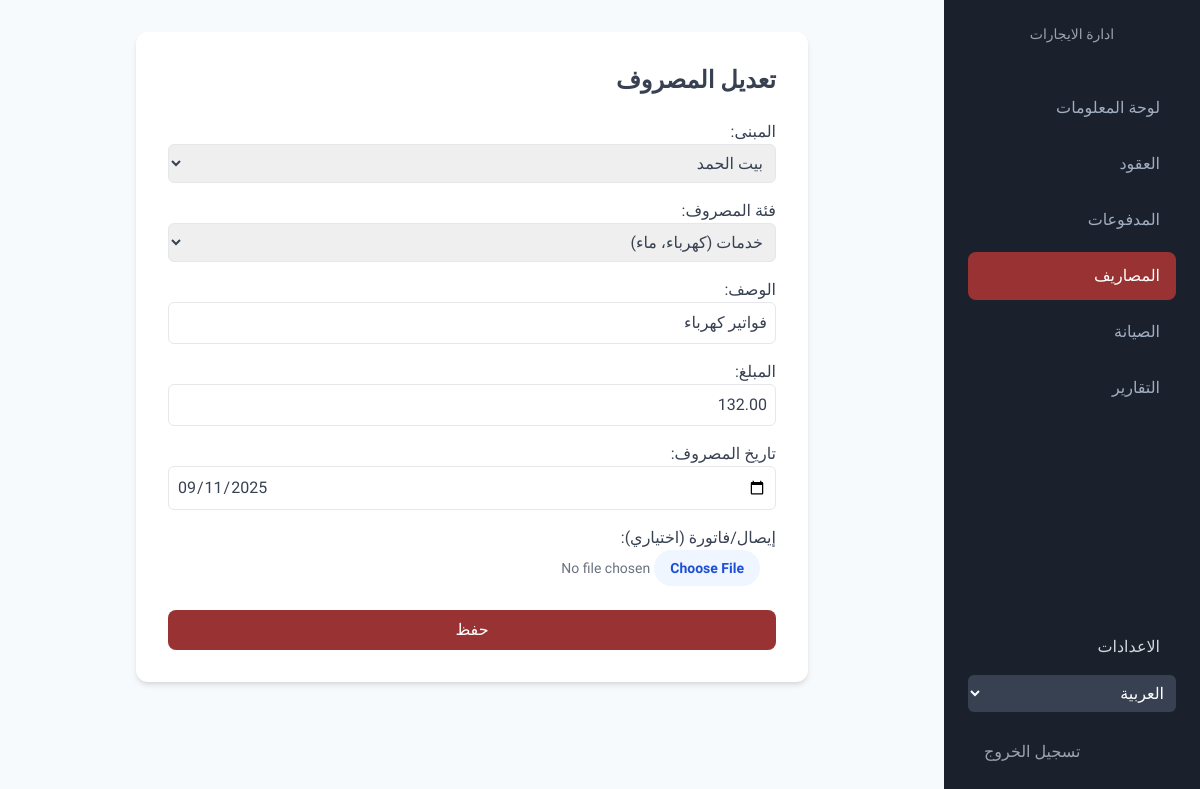
Page /ar/dashboard/expenses/1/edit/ (signed in) on the committed database.
### dashboard/models.py (models this page shows, shortened)
class Expense(models.Model):
    EXPENSE_CATEGORY_CHOICES = [('maintenance', _('صيانة')), ('utilities', _('خدمات (كهرباء، ماء)')), ('salaries', _('رواتب')), ('marketing', _('تسويق')), ('admin', _('رسوم إدارية/حكومية')), ('other', _('أخرى'))]
    building = models.ForeignKey(Building, on_delete=models.CASCADE, related_name='expenses', verbose_name=_("المبنى"))
    category = models.CharField(_("فئة المصروف"), max_length=50, choices=EXPENSE_CATEGORY_CHOICES)
    description = models.CharField(_("الوصف"), max_length=255)
    amount = models.DecimalField(_("المبلغ"), max_digits=10, decimal_places=2)
    expense_date = models.DateField(_("تاريخ المصروف"))
    receipt = models.FileField(_("إيصال/فاتورة (اختياري)"), upload_to='expense_receipts/', blank=True, null=True)
    created_at = models.DateTimeField(auto_now_add=True)
    class Meta:
        verbose_name = _("مصروف")
        verbose_name_plural = _("المصاريف")
        ordering = ['-expense_date']

### dashboard/views.py (the view, shortened to what this page needs)
# urls.py: path('expenses/<int:pk>/edit/', ExpenseUpdateView.as_view(), name='expense_update'),
class ExpenseUpdateView(StaffRequiredMixin, UpdateView):
    model = Expense; form_class = ExpenseForm; template_name = 'dashboard/expense_form.html'; success_url = reverse_lazy('expense_list')
    def get_context_data(self, **kwargs):
        context = super().get_context_data(**kwargs); context['title'] = _("تعديل المصروف"); return context

### dashboard/forms.py
class ExpenseForm(forms.ModelForm):
    class Meta:
        model = Expense
        fields = ['building', 'category', 'description', 'amount', 'expense_date', 'receipt']
        widgets = {'expense_date': forms.DateInput(attrs={'type': 'date'})}
    def __init__(self, *args, **kwargs):
        super().__init__(*args, **kwargs)
        for field_name, field in self.fields.items():
            common_class = 'w-full p-2 border rounded-md focus:outline-none focus:ring-2 focus:ring-[#993333]'
            if field_name == 'receipt':
                field.widget.attrs.update({'class': 'w-full text-sm text-gray-500 file:mr-4 file:py-2 file:px-4 file:rounded-full file:border-0 file:text-sm file:font-semibold file:bg-blue-50 file:text-blue-700 hover:file:bg-blue-100'})
            else:
                field.widget.attrs.update({'class': common_class})

### dashboard/models.py (called while the page is built)
    def __str__(self):
        return self.name

### dashboard/templatetags/dashboard_extras.py (called while the page is built)
@register.simple_tag
def get_company_name():
    company = Company.objects.first()
    return company.name if company else 'Rent Management'

@register.simple_tag
def get_company_logo():
    company = Company.objects.first()
    return company.logo.url if company and company.logo else None

### dashboard/views.py (called while the page is built)
    def test_func(self):
        return self.request.user.is_staff

### templates/dashboard/expense_form.html (shortened to what this page needs)
{% extends 'dashboard/base.html' %}
{% load i18n %}
{% block content %}
<div class="card max-w-2xl mx-auto p-8">
    <h2 class="text-2xl font-bold mb-6">{{ title }}</h2>
    <form method="post" enctype="multipart/form-data">
        <div class="space-y-4">{{ form.as_p }}</div>
        <button type="submit" class="btn-primary w-full mt-6 py-2 rounded-lg">{% trans "حفظ" %}</button>
    </form>
</div>
{% endblock %}

### rows in the picture
Expense: building "بيت الحمد", category "خدمات (كهرباء، ماء)", description "فواتير كهرباء", amount "132.00", expense_date "09/11/2025"

### other values in the picture
{{ title }} "تعديل المصروف"
form field language "العربية"
